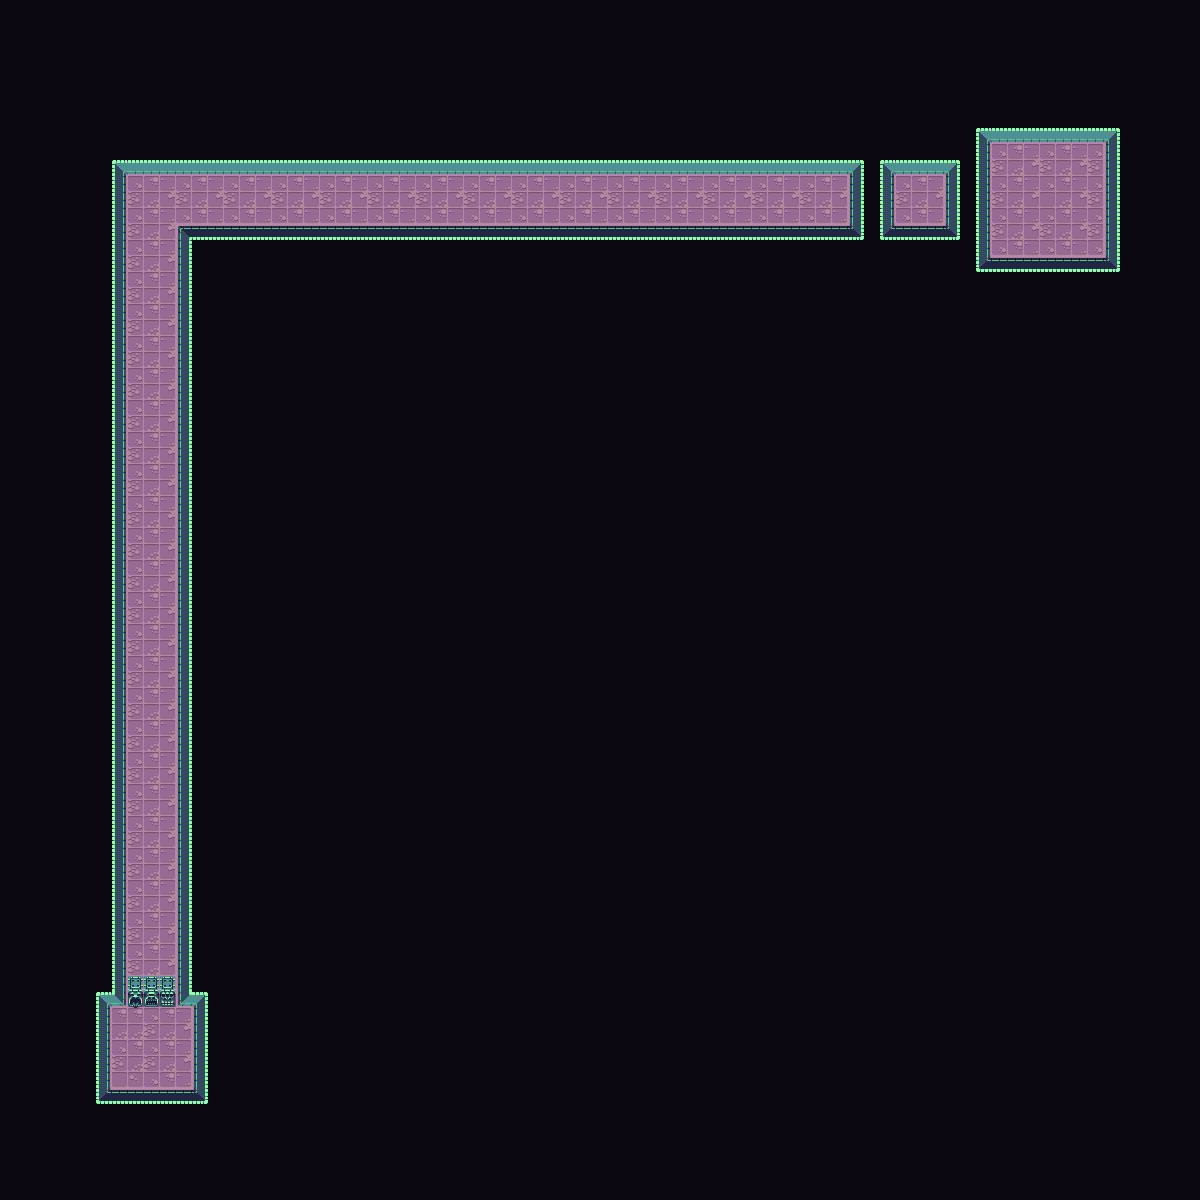

Tiled map render using the project's own tile images. Description and the map definition, with tile-layer contents summarised, below:
An orthogonal 75x75 tile map with 16x16 px tiles, 2 tile layers (Background 1, Foreground 1), 4 hidden layers not drawn.

<map version="1.0" orientation="orthogonal" renderorder="right-down" width="75" height="75" tilewidth="16" tileheight="16" nextobjectid="1">
 <tileset firstgid="1" name="sheet_16_padded_2" tilewidth="16" tileheight="16" spacing="2" margin="1" tilecount="247" columns="19">
  <image source="../sheet_16_padded_2.png" width="342" height="234" />
  <tile id="0">
   <properties>
    <property name="blocked" value="" />
   </properties>
  </tile>
  <tile id="1">
   <properties>
    <property name="blocked" value="" />
   </properties>
  </tile>
  <tile id="2">
   <properties>
    <property name="blocked" value="" />
   </properties>
  </tile>
  <tile id="3">
   <properties>
    <property name="blocked" value="" />
   </properties>
  </tile>
  <tile id="4">
   <properties>
    <property name="blocked" value="" />
   </properties>
  </tile>
  <tile id="5">
   <properties>
    <property name="void" value="" />
   </properties>
  </tile>
  <tile id="13">
   <properties>
    <property name="blocked" value="" />
   </properties>
  </tile>
  <tile id="14">
   <properties>
    <property name="blocked" value="" />
   </properties>
  </tile>
  <tile id="15">
   <properties>
    <property name="blocked" value="" />
   </properties>
  </tile>
  <tile id="19">
   <properties>
    <property name="blocked" value="" />
   </properties>
  </tile>
  <tile id="20">
   <properties>
    <property name="void" value="" />
   </properties>
  </tile>
  <tile id="21">
   <properties>
    <property name="blocked" value="" />
   </properties>
  </tile>
  <tile id="22">
   <properties>
    <property name="blocked" value="" />
   </properties>
  </tile>
  <tile id="23">
   <properties>
    <property name="blocked" value="" />
   </properties>
  </tile>
  <tile id="24">
   <properties>
    <property name="blocked" value="" />
   </properties>
  </tile>
  <tile id="32">
   <properties>
    <property name="blocked" value="" />
   </properties>
  </tile>
  <tile id="33">
   <properties>
    <property name="blocked" value="" />
   </properties>
  </tile>
  <tile id="34">
   <properties>
    <property name="blocked" value="" />
   </properties>
  </tile>
  <tile id="38">
   <properties>
    <property name="blocked" value="" />
   </properties>
  </tile>
  <tile id="39">
   <properties>
    <property name="blocked" value="" />
   </properties>
  </tile>
  <tile id="40">
   <properties>
    <property name="blocked" value="" />
   </properties>
  </tile>
  <tile id="41">
   <properties>
    <property name="void" value="" />
   </properties>
  </tile>
  <tile id="42">
   <properties>
    <property name="blocked" value="" />
   </properties>
  </tile>
  <tile id="43">
   <properties>
    <property name="blocked" value="" />
   </properties>
  </tile>
  <tile id="51">
   <properties>
    <property name="blocked" value="" />
   </properties>
  </tile>
  <tile id="52">
   <properties>
    <property name="blocked" value="" />
   </properties>
  </tile>
  <tile id="53">
   <properties>
    <property name="blocked" value="" />
   </properties>
  </tile>
  <tile id="57">
   <properties>
    <property name="blocked" value="" />
   </properties>
  </tile>
  <tile id="58">
   <properties>
    <property name="blocked" value="" />
   </properties>
  </tile>
  <tile id="59">
   <properties>
    <property name="blocked" value="" />
   </properties>
  </tile>
  <tile id="60">
   <properties>
    <property name="blocked" value="" />
   </properties>
  </tile>
  <tile id="61">
   <properties>
    <property name="void" value="" />
   </properties>
  </tile>
  <tile id="62">
   <properties>
    <property name="void" value="" />
   </properties>
  </tile>
  <tile id="70">
   <properties>
    <property name="blocked" value="" />
   </properties>
  </tile>
  <tile id="71">
   <properties>
    <property name="blocked" value="" />
   </properties>
  </tile>
  <tile id="72">
   <properties>
    <property name="blocked" value="" />
   </properties>
  </tile>
  <tile id="76">
   <properties>
    <property name="blocked" value="" />
   </properties>
  </tile>
  <tile id="77">
   <properties>
    <property name="blocked" value="" />
   </properties>
  </tile>
  <tile id="78">
   <properties>
    <property name="blocked" value="" />
   </properties>
  </tile>
  <tile id="79">
   <properties>
    <property name="blocked" value="" />
   </properties>
  </tile>
  <tile id="80">
   <properties>
    <property name="blocked" value="" />
   </properties>
  </tile>
  <tile id="89">
   <properties>
    <property name="blocked" value="" />
   </properties>
  </tile>
  <tile id="90">
   <properties>
    <property name="blocked" value="" />
   </properties>
  </tile>
  <tile id="91">
   <properties>
    <property name="blocked" value="" />
   </properties>
  </tile>
  <tile id="95">
   <properties>
    <property name="blocked" value="" />
   </properties>
  </tile>
  <tile id="96">
   <properties>
    <property name="blocked" value="" />
   </properties>
  </tile>
  <tile id="108">
   <properties>
    <property name="blocked" value="" />
    <property name="healthup" value="" />
   </properties>
  </tile>
  <tile id="109">
   <properties>
    <property name="blocked" value="" />
    <property name="damage" value="" />
   </properties>
  </tile>
  <tile id="110">
   <properties>
    <property name="blocked" value="" />
   </properties>
  </tile>
  <tile id="114">
   <properties>
    <property name="blocked" value="" />
   </properties>
  </tile>
  <tile id="115">
   <properties>
    <property name="blocked" value="" />
   </properties>
  </tile>
  <tile id="127">
   <properties>
    <property name="blocked" value="" />
   </properties>
  </tile>
  <tile id="128">
   <properties>
    <property name="blocked" value="" />
   </properties>
  </tile>
  <tile id="129">
   <properties>
    <property name="blocked" value="" />
   </properties>
  </tile>
  <tile id="146">
   <properties>
    <property name="blocked" value="" />
   </properties>
  </tile>
  <tile id="147">
   <properties>
    <property name="blocked" value="" />
   </properties>
  </tile>
  <tile id="148">
   <properties>
    <property name="blocked" value="" />
   </properties>
  </tile>
  <tile id="165">
   <properties>
    <property name="blocked" value="" />
   </properties>
  </tile>
  <tile id="167">
   <properties>
    <property name="blocked" value="" />
    <property name="win" value="" />
   </properties>
  </tile>
  <tile id="184">
   <properties>
    <property name="fall" value="" />
   </properties>
  </tile>
  <tile id="186">
   <properties>
    <property name="blocked" value="" />
   </properties>
  </tile>
  <tile id="187">
   <properties>
    <property name="blocked" value="" />
   </properties>
  </tile>
  <tile id="188">
   <properties>
    <property name="blocked" value="" />
   </properties>
  </tile>
  <tile id="203">
   <properties>
    <property name="blocked" value="" />
   </properties>
  </tile>
  <tile id="205">
   <properties>
    <property name="blocked" value="" />
   </properties>
  </tile>
  <tile id="206">
   <properties>
    <property name="blocked" value="" />
   </properties>
  </tile>
  <tile id="207">
   <properties>
    <property name="blocked" value="" />
   </properties>
  </tile>
  <tile id="217">
   <properties>
    <property name="start" value="" />
   </properties>
  </tile>
 </tileset>
 <layer name="Background 0" width="75" height="75" visible="0">
  <data>[5625 cells, 5625 non-empty, 2 distinct tile ids]</data>
 </layer>
 <layer name="Foreground 0" width="75" height="75" visible="0">
  <data>[5625 cells, 5625 non-empty, 26 distinct tile ids]</data>
 </layer>
 <layer name="Background 1" width="75" height="75">
  <data>[5625 cells, 5625 non-empty, 8 distinct tile ids]</data>
 </layer>
 <layer name="Foreground 1" width="75" height="75">
  <data>[5625 cells, 5625 non-empty, 26 distinct tile ids]</data>
 </layer>
 <layer name="Background 2" width="75" height="75" visible="0">
  <data>[5625 cells, 5625 non-empty, 2 distinct tile ids]</data>
 </layer>
 <layer name="Foreground 2" width="75" height="75" visible="0">
  <data>[5625 cells, 5625 non-empty, 21 distinct tile ids]</data>
 </layer>
</map>
